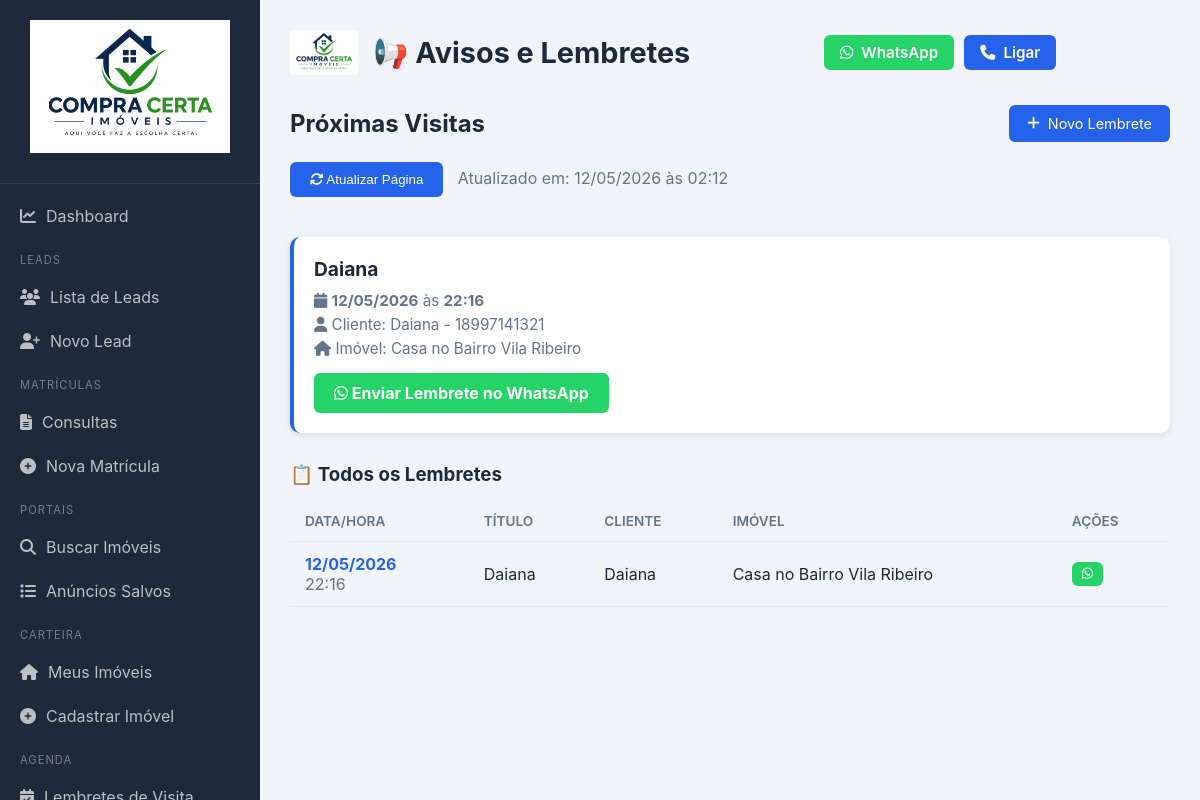
/avisos (signed in), run on the app's committed database.
### models.py (models this page shows)
class Lembrete(db.Model):
    id = db.Column(db.Integer, primary_key=True)
    titulo = db.Column(db.String(200), nullable=False)
    cliente_nome = db.Column(db.String(100))
    cliente_telefone = db.Column(db.String(20))
    corretor_nome = db.Column(db.String(100), default='Andre Comelli')
    corretor_telefone = db.Column(db.String(20), default='(18) 99762-8360')
    imovel_id = db.Column(db.Integer, db.ForeignKey('imovel.id'))
    imovel = db.relationship('Imovel', backref='lembretes')
    data_visita = db.Column(db.DateTime, nullable=False)
    local = db.Column(db.String(200))
    observacoes = db.Column(db.Text)
    lembrado = db.Column(db.Boolean, default=False)
    criado_em = db.Column(db.DateTime, default=datetime.utcnow)

class Imovel(db.Model):
    id = db.Column(db.Integer, primary_key=True)
    titulo = db.Column(db.String(200), nullable=False)
    tipo = db.Column(db.String(30))
    negocio = db.Column(db.String(20))
    endereco = db.Column(db.String(200), nullable=False)
    bairro = db.Column(db.String(100))
    cidade = db.Column(db.String(100), default='Assis-SP')
    cep = db.Column(db.String(20))
    preco = db.Column(db.String(50))
    area = db.Column(db.String(50))
    quartos = db.Column(db.String(20))
    banheiros = db.Column(db.String(20))
    vagas = db.Column(db.String(20))
    descricao = db.Column(db.Text)
    proprietario_nome = db.Column(db.String(100))
    proprietario_telefone = db.Column(db.String(50))
    proprietario_email = db.Column(db.String(100))
    foto_capa = db.Column(db.String(200))
    status = db.Column(db.String(30), default='ativo')
    visualizacoes = db.Column(db.Integer, default=0)
    destaque = db.Column(db.Boolean, default=False)
    criado_em = db.Column(db.DateTime, default=datetime.utcnow)
    fotos = db.relationship('ImovelFoto', backref='imovel', lazy=True, cascade='all, delete-orphan')

### app.py (the view)
@app.route('/avisos')
@login_required
def pagina_avisos():
    from datetime import datetime, timedelta
    agora = datetime.now()
    limite = agora + timedelta(hours=24)
    lembretes_proximos = Lembrete.query.filter(
        Lembrete.data_visita >= agora,
        Lembrete.data_visita <= limite
    ).order_by(Lembrete.data_visita.asc()).all()
    todos_lembretes = Lembrete.query.filter(
        Lembrete.data_visita >= agora
    ).order_by(Lembrete.data_visita.asc()).limit(20).all()
    for lembrete in lembretes_proximos:
        diff = (lembrete.data_visita - agora).total_seconds() / 3600
        lembrete.urgente = diff < 1
        lembrete.proximo = 1 <= diff <= 3
    return render_template('avisos.html',
                          lembretes_proximos=lembretes_proximos,
                          todos_lembretes=todos_lembretes,
                          agora=agora)

### app.py (called while the page is built)
def login_required(f):
    @wraps(f)
    def decorated_function(*args, **kwargs):
        if not session.get('logado'):
            return redirect(url_for('login'))
        return f(*args, **kwargs)
    return decorated_function

### templates/avisos.html (shortened to what this page needs)
{% extends "base.html" %}
{% block header %}📢 Avisos e Lembretes{% endblock %}
{% block content %}
<div style="margin-bottom: 20px; display: flex; justify-content: space-between; align-items: center;">
    <h2>Próximas Visitas</h2>
    <div>
        <a href="{{ url_for('novo_lembrete') }}" class="btn btn-primary">
            <i class="fas fa-plus"></i> Novo Lembrete
        </a>
    </div>
</div>
<div style="margin-bottom: 20px;">
    <button onclick="location.reload()" class="refresh-btn">
        <i class="fas fa-sync-alt"></i> Atualizar Página
    </button>
    <span style="color: var(--text-light); margin-left: 10px;">
        Atualizado em: {{ agora.strftime('%d/%m/%Y às %H:%M') }}
    </span>
</div>
{% if lembretes_proximos %}
    {% for lembrete in lembretes_proximos %}
    <div class="aviso-card {% if lembrete.urgente %}urgente{% elif lembrete.proximo %}proximo{% endif %}">
        <div class="aviso-titulo">
            {{ lembrete.titulo }}
        </div>
        <div class="aviso-info">
            <i class="fas fa-calendar"></i> <strong>{{ lembrete.data_visita.strftime('%d/%m/%Y') }}</strong>
            às <strong>{{ lembrete.data_visita.strftime('%H:%M') }}</strong>
        </div>
        {% if lembrete.cliente_nome %}
        <div class="aviso-info">
            <i class="fas fa-user"></i> Cliente: {{ lembrete.cliente_nome }}
            {% if lembrete.cliente_telefone %}
                - {{ lembrete.cliente_telefone }}
            {% endif %}
        </div>
        {% endif %}
        {% if lembrete.imovel %}
        <div class="aviso-info">
            <i class="fas fa-home"></i> Imóvel: {{ lembrete.imovel.titulo }}
        </div>
        {% endif %}
        <a href="{{ url_for('whatsapp_lembrete', id=lembrete.id) }}" class="aviso-whatsapp" target="_blank">
            <i class="fab fa-whatsapp"></i> Enviar Lembrete no WhatsApp
        </a>
    </div>
    {% endfor %}
{% endif %}
<h3 style="margin-top: 30px; margin-bottom: 15px;">📋 Todos os Lembretes</h3>
<table class="table">
    <thead>
        <tr>
            <th>Data/Hora</th>
            <th>Título</th>
            <th>Cliente</th>
            <th>Imóvel</th>
            <th>Ações</th>
        </tr>
    </thead>
    <tbody>
        {% for lembrete in todos_lembretes %}
        <tr>
            <td>
                <span style="font-weight: bold; color: var(--primary);">
                    {{ lembrete.data_visita.strftime('%d/%m/%Y') }}
                </span>
                <br>
                <span style="color: var(--text-light);">
                    {{ lembrete.data_visita.strftime('%H:%M') }}
                </span>
            </td>
            <td>{{ lembrete.titulo }}</td>
            <td>{{ lembrete.cliente_nome or '-' }}</td>
            <td>
                {% if lembrete.imovel %}
                    {{ lembrete.imovel.titulo }}
                {% else %}
                    -
                {% endif %}
            </td>
            <td>
                <a href="{{ url_for('whatsapp_lembrete', id=lembrete.id) }}" class="btn btn-sm" style="background: #25d366; color: white;" target="_blank">
                    <i class="fab fa-whatsapp"></i>
                </a>
            </td>
        </tr>
        {% else %}
        <tr>
            <td colspan="5" style="text-align: center; padding: 30px; color: var(--text-light);">
                Nenhum lembrete cadastrado.
            </td>
        </tr>
        {% endfor %}
    </tbody>
</table>
{% endblock %}

### static/css/style.css (style rules this page uses)
* { margin: 0; padding: 0; box-sizing: border-box; }
:root { --primary: #2563eb; --primary-dark: #1d4ed8; --secondary: #64748b; --success: #10b981; --warning: #f59e0b; --danger: #ef4444; --info: #06b6d4; --purple: #8b5cf6; --bg: #f1f5f9; --white: #ffffff; --text: #1e293b; --text-light: #64748b; --border: #e2e8f0; --sidebar-width: 260px; }
body { font-family: -apple-system, BlinkMacSystemFont, 'Segoe UI', Roboto, sans-serif; background: var(--bg); color: var(--text); display: flex; min-height: 100vh; }
.table { width: 100%; border-collapse: collapse; }
.table th, .table td { padding: 12px 15px; text-align: left; border-bottom: 1px solid var(--border); }
.table th { font-weight: 600; color: var(--text-light); font-size: 0.85rem; text-transform: uppercase; }
.table a { color: var(--primary); text-decoration: none; }
.btn { display: inline-flex; align-items: center; gap: 8px; padding: 10px 18px; border: none; border-radius: 6px; font-size: 0.9rem; cursor: pointer; text-decoration: none; transition: all 0.2s; }
.btn-sm { padding: 6px 10px; font-size: 0.8rem; }
.btn-primary { background: var(--primary); color: var(--white); }

### templates/avisos.html (style rules this page uses)
.aviso-card { background: white; border-radius: 10px; padding: 20px; margin-bottom: 15px; box-shadow: 0 2px 8px rgba(0,0,0,0.1); border-left: 4px solid var(--primary); }
.aviso-titulo { font-size: 1.2rem; font-weight: bold; margin-bottom: 10px; color: var(--text); }
.aviso-info { color: var(--text-light); font-size: 0.95rem; margin: 5px 0; }
.aviso-whatsapp { display: inline-block; background: #25d366; color: white; padding: 10px 20px; border-radius: 6px; text-decoration: none; margin-top: 10px; font-weight: bold; }
.refresh-btn { background: var(--primary); color: white; border: none; padding: 10px 20px; border-radius: 6px; cursor: pointer; margin-bottom: 20px; }

### data on the page
Lembrete: titulo "Daiana", data_visita "12/05/2026", data_visita "22:16", cliente_nome "Daiana", cliente_telefone "18997141321", imovel.titulo "Casa no Bairro Vila Ribeiro"
